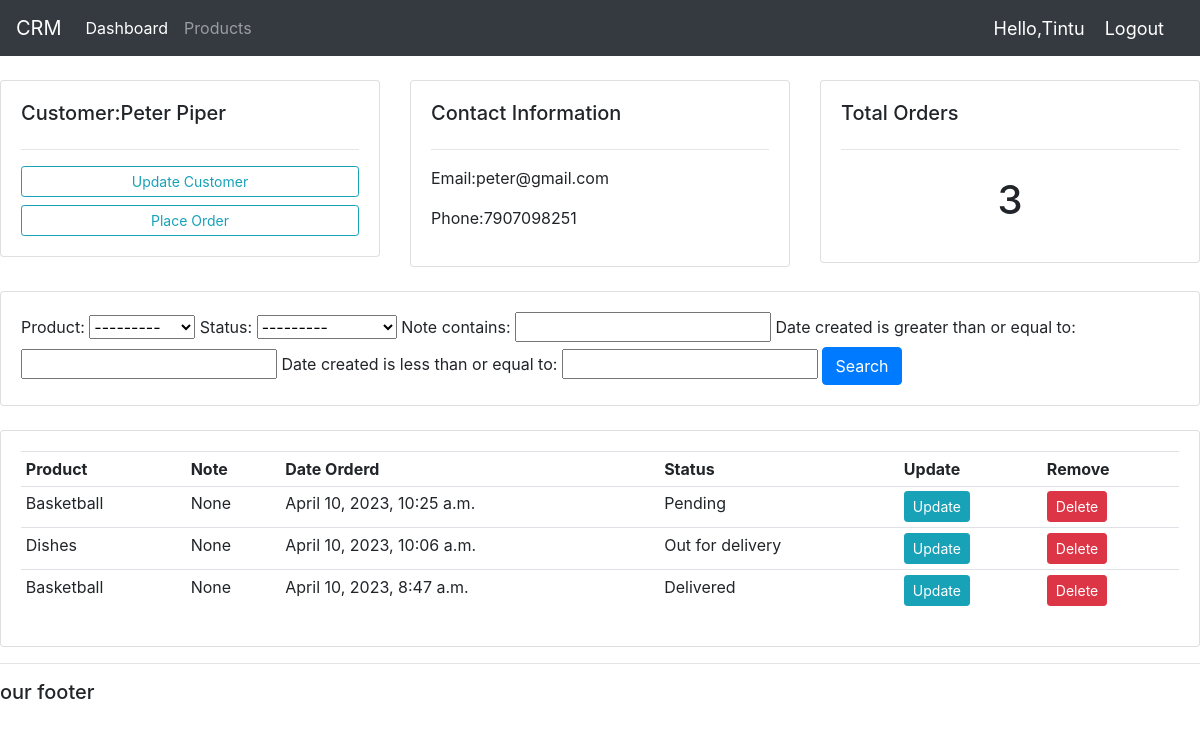
/customer/2 (signed in), run on the app's committed database.
### myapp/models.py (models this page shows, shortened)
class Customer(models.Model):
    user = models.OneToOneField(User,null=True,blank=True,on_delete=models.CASCADE)
    name = models.CharField(max_length=100,null=True)
    phone = models.CharField(max_length=200,null=True)
    email = models.CharField(max_length=200,null=True)
    profile_pic = models.ImageField(default="profile1.png", null=True,blank=True)
    date_created = models.DateTimeField(auto_now_add=True)

class Order(models.Model):
    STATUS = (
        ('Pending','Pending'),
        ('Out for delivery','Out for delivery'),
        ('Delivered','Delivered')
    )
    customer = models.ForeignKey(Customer,null=True,on_delete=models.SET_NULL)
    product = models.ForeignKey(Product,null=True,on_delete=models.SET_NULL)
    date_created = models.DateTimeField(auto_now_add=True)
    status = models.CharField(max_length=200,null=True,choices=STATUS)
    note = models.CharField(max_length=1000,null=True)
    class Meta:
        ordering = ['-date_created']

class Product(models.Model):
    CATEGORY = (
        ('Indoor','Indoor'),
        ('Outdoor','Outdoor')
    )
    name = models.CharField(max_length=100,null=True)
    price = models.FloatField(null = True)
    category = models.CharField(max_length=100,null=True,choices=CATEGORY)
    description = models.TextField(null=True)
    date_created = models.DateTimeField(auto_now_add=True)
    tags = models.ManyToManyField(Tag)
    def __str__(self):
       return self.name

### myapp/decorators.py (the view)
        def wrapper_func(request,*args,**kwargs):
            group = None
            if request.user.groups.exists():
                group = request.user.groups.all()[0].name
            if group in allowed_roles:
                print('working',allowed_roles)
                return view_func(request,*args,**kwargs)
            else:
                return HttpResponse("you are not authorized")

### myapp/views.py (called while the page is built)
@login_required(login_url='login')
@allowed_users(allowed_roles=['admin'])
def customer(request,pk):
    customer = Customer.objects.get(id=pk)
    orders = customer.order_set.all()
    order_count = orders.count()
    myFilter = orderFilter(request.GET,queryset=orders)
    orders = myFilter.qs
    myFilter = orderFilter(request.GET,queryset=orders)
    orders = myFilter.qs
    context = {'customer':customer,'orders':orders,'order_count':order_count,'myFilter':myFilter}
    return render(request,'myapp/customer.html',context)

### myapp/templates/myapp/customer.html
{% extends 'myapp/main.html' %}
{% block content %}
<br>
<div class="row">
	<div class="col-md">
		<div class="card card-body">
			<h5>Customer:{{customer.name}}</h5>
			<hr>
			<a class="btn btn-outline-info  btn-sm btn-block" href="">Update Customer</a>
			<a class="btn btn-outline-info  btn-sm btn-block" href="{% url 'create_order' customer.id %}">Place Order</a>
		</div>
	</div>
	<div class="col-md">
		<div class="card card-body">
			<h5>Contact Information</h5>
			<hr>
			<p>Email:{{customer.email}} </p>
			<p>Phone:{{customer.phone}}</p>
		</div>
	</div>
	<div class="col-md">
		<div class="card card-body">
			<h5>Total Orders</h5>
			<hr>
			<h1 style="text-align: center;padding: 10px">{{order_count}}</h1>
		</div>
	</div>
</div>
<br>
<div class="row">
	<div class="col">
		<div class="card card-body">
			<form method="get">
		       {{myFilter.form}}
		    <button class="btn btn-primary" type="submit">Search</button>
		  </form>
		</div>
	</div>
</div>
<br>
<div class="row">
	<div class="col-md">
		<div class="card card-body">
			<table class="table table-sm">
				<tr>
					<th>Product</th>
					<th>Note</th>
					<th>Date Orderd</th>
					<th>Status</th>
					<th>Update</th>
					<th>Remove</th>
				</tr>
				{% for order in orders %}
					<tr>
						<td>{{order.product}}</td>
						<td>{{order.note}}</td>
						<td>{{order.date_created}}</td>
						<td>{{order.status}}</td>
						<td><a class="btn btn-sm btn-info" href="{% url 'update_order' order.id %}">Update</a></td>
                        <td><a class="btn btn-sm btn-danger" href="{% url 'delete_order' order.id %}">Delete</a></td>
					</tr>
				{% endfor %}
			</table>
		</div>
	</div>
</div>
{% endblock content %}

### myapp/templates/myapp/navbar.html (shortened to what this page needs)
<nav class="navbar navbar-expand-lg navbar-dark bg-dark">
    <a class="navbar-brand" href="#">CRM</a>
    <div class="collapse navbar-collapse" id="navbarNav">
      <ul class="navbar-nav">
        {% if request.user.is_staff %}
        <li class="nav-item active">
          <a class="nav-link" href="{% url 'home' %}">Dashboard</a>
        </li>
        <li class="nav-item">
          <a class="nav-link" href="{% url 'products' %}">Products</a>
        </li>
        {% else %}
        <li class="nav-item">
          <a class="nav-link" href="{% url 'account' %}">Settings</a>
        </li>
        {% endif %}
      </ul>
    </div>
    <span class="hello-msg">Hello,{{request.user}} </span>
    <span><a class="hello-msg" href="{% url 'logout' %}">Logout</a></span>
  </nav>

### myapp/templates/myapp/navbar.html (style rules this page uses)
.hello-msg { font-size: 18px; color: #fff; margin-right: 20px; }

### data on the page
Customer: name "Peter Piper", email "peter@gmail.com", phone "7907098251"
Order: product "Basketball", note "None", date_created "April 10, 2023, 10:25 a.m.", status "Pending"
Order: product "Dishes", note "None", date_created "April 10, 2023, 10:06 a.m.", status "Out for delivery"
Order: product "Basketball", note "None", date_created "April 10, 2023, 8:47 a.m.", status "Delivered"

### other printed values
{{ request.user }} "Tintu"
{{ order_count }} "3"
